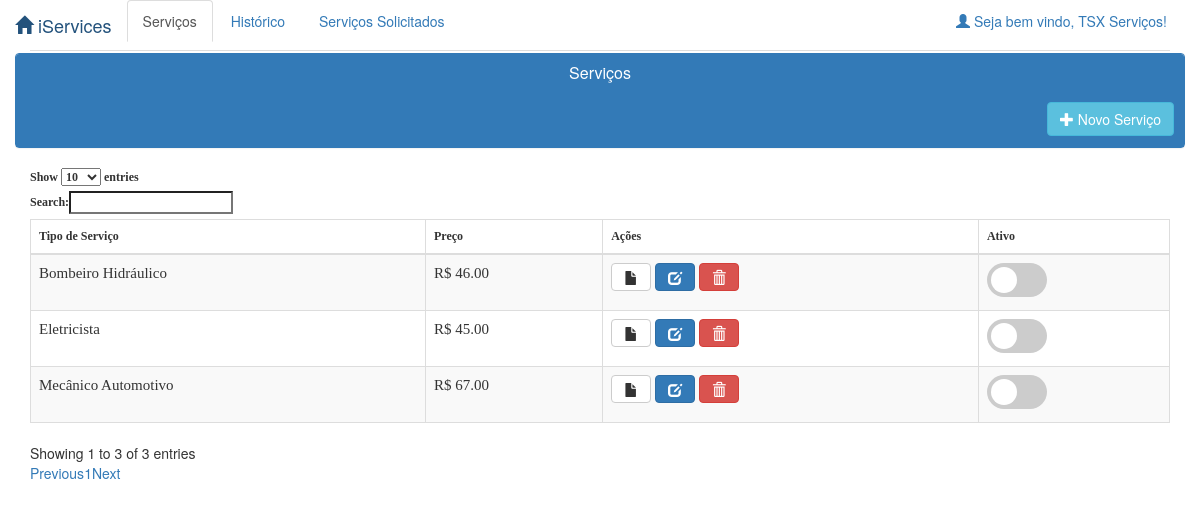
Screenshot of /pages/cliente.php (signed in) with the database file from the repository.
### tables this page shows
CREATE TABLE `cliente` (
  `idCliente` int(11) NOT NULL,
  `nome` varchar(255) NOT NULL,
  `cnpj` varchar(255) NOT NULL,
  `senha` varchar(255) NOT NULL,
  `confirmasenha` varchar(255) NOT NULL,
  `logradouro` varchar(255) NOT NULL,
  `numero` varchar(255) NOT NULL,
  `complemento` varchar(255) NOT NULL,
  `bairro` varchar(255) NOT NULL,
  `cidade` varchar(255) NOT NULL,
  `estado` varchar(255) NOT NULL,
  `cep` varchar(255) NOT NULL,
  `telefone` varchar(255) NOT NULL,
  `latitude` varchar(255) NOT NULL,
  `longitude` varchar(255) NOT NULL,
  `avaliacao` int(255) NOT NULL
);

CREATE TABLE `servico` (
  `idServico` int(11) NOT NULL,
  `tiposervico` varchar(255) NOT NULL,
  `valor` decimal(5,2) NOT NULL,
  `descricao` varchar(255) NOT NULL,
  `horarioInicial` varchar(255) DEFAULT NULL,
  `horarioFinal` varchar(255) DEFAULT NULL,
  `diaInicial` varchar(255) DEFAULT NULL,
  `diaFinal` varchar(255) DEFAULT NULL,
  `checkClicado` int(1) DEFAULT NULL,
  `ativo` int(1) NOT NULL,
  `idcliente` int(11) NOT NULL
);

### functions/funcoes.php (called while the page is built, shortened)
<?php
	function carregaServico($conexao) {
	$servicos = array();
	$idCliente = $_SESSION['idCliente'];
	$sql = mysqli_query($conexao, "SELECT idServico, tiposervico, valor, descricao, horarioInicial, horarioFinal, diaInicial, diaFinal, checkClicado, REPLACE(ativo, '1', 'checked') AS ativo FROM servico WHERE idcliente = '{$idCliente}'");
	while ($recebe = mysqli_fetch_array($sql)) {
		array_push($servicos, $recebe);
	}
	return $servicos;
	}
?>
<?php
	function recebeNomeCliente($conexao){
				$idCliente = $_SESSION['idCliente'];
				$sql = mysqli_query($conexao, "SELECT nome FROM cliente WHERE idCliente = '{$idCliente}' ");
				$recebendoNome = mysqli_fetch_row($sql);
				$recebeu = $recebendoNome[0];
				return $recebeu;
	}
?>

### pages/cliente.php (the view, shortened to what this page needs)
<?php
   include("C:XAMPP/htdocs/iservices/functions/funcoes.php");
   $recebeu = recebeNomeCliente($conexao);
   ?>
    <!DOCTYPE html">
    <html lang="pt-BR">
    <head>
        <link rel="stylesheet" href="/iservices/bootstrap/css/bootstrap.min.css" />
        <link rel="stylesheet" type="text/css" href="/iservices/css/switch.css">
        <link rel="stylesheet" type="text/css" href="/iservices/css/estilo.css">
        <link href="https://fortawesome.github.io/Font-Awesome/assets/font-awesome/css/font-awesome.css" rel="stylesheet">
    </head>
    <body>
        <div class="navbar-header">
            <a href="localhost:8080/iservices/pages/index.php" target="_blank" class="navbar-brand">
                <i class="glyphicon glyphicon-home"></i>&nbspiServices
           </a>
        </div>
        <div class="container">
            <ul class="nav nav-tabs">
                <li role="presentation" class="active"><a href="#cadastro" arial-controls="cadastro" data-toggle="tab" role="tab">Serviços</a></li>
                <li role="presentation"><a href="#historico" arial-controls="historico" data-toggle="tab" role="tab">Histórico</a></li>
                <li role="presentation"><a href="#servicoSolicitado" arial-controls="servicoSolicitado" data-toggle="tab" role="tab">Serviços Solicitados</a></li>
                <li class="navbar-right"><a href="" id="dropdownLink" data-toggle="dropdown" aria-haspopup="true" aria-expanded="false">
                <i class="glyphicon glyphicon-user"></i>&nbspSeja bem vindo, <?=$recebeu;?>!</a>
                </li>
            </ul>
        </div>
        <div class="tab-content">
            <div role="tabpanel" class="tab-pane active" id="cadastro">
                <div class="container" style="margin-top:2px;">
                    <div class="row">
                        <div class="panel panel-primary panel-table animated slideInDown">
                            <div class="panel-heading " style="padding:10px;">
                                <div class="row">
                                    <div class="col col-xs-12 text-center">
                                        <h1 class="panel-title">Serviços</h1>
                                        <a href="" class="btn btn-info pull-right h1" data-toggle="modal" data-target="#modalCadastro">
                                             <i class="glyphicon glyphicon-plus"></i>&nbspNovo Serviço
                                       </a>
                                    </div>
                                </div>
                            </div>
                        </div>
                    </div>
                    <div id="list" class="row">
                        <div class="table-responsive col-md-12">
                            <table class="table table-striped table-bordered table-list" cellspacing="0" cellpadding="0" id="tab-servicos">
                                <thead>
                                    <tr>
                                        <th>Tipo de Serviço</th>
                                        <th>Preço</th>
                                        <th class="actions">Ações</th>
                                        <th>Ativo</th>
                                    </tr>
                                </thead>
                                <tbody>
                                    <?php
                                          $servicos = carregaServico($conexao);
                                          foreach ($servicos as $recebe) {
                                    ?>
                                        <tr>
                                            <td>
                                                <?=$recebe['tiposervico'];?>
                                            </td>
                                            <td>R$
                                                <?=$recebe['valor'];?>
                                            </td>
                                            <td class="actions">
                                                <a href="" class="visualizar-servico btn btn-default" data-toggle="modal" data-id="<?=$recebe['idServico'];?>" data-tipo="<?=$recebe['tiposervico'];?>" data-valor="<?=$recebe['valor'];?>" data-descricao="<?=$recebe['descricao'];?>" data-horarioinicial="<?=$recebe['horarioInicial'];?>" data-horariofinal="<?=$recebe['horarioFinal'];?>" data-diainicial="<?=$recebe['diaInicial'];?>" data-diafinal="<?=$recebe['diaFinal'];?>" data-check="<?=$recebe['checkClicado'];?>"><i class="glyphicon glyphicon-file" ></i></a>
                                                <a href="" class="editar-servico btn btn-primary" data-toggle="modal" data-id="<?=$recebe['idServico'];?>" data-tipo="<?=$recebe['tiposervico'];?>" data-valor="<?=$recebe['valor'];?>" data-descricao="<?=$recebe['descricao'];?>" data-horarioinicial="<?=$recebe['horarioInicial'];?>" data-horariofinal="<?=$recebe['horarioFinal'];?>" data-diainicial="<?=$recebe['diaInicial'];?>" data-diafinal="<?=$recebe['diaFinal'];?>" data-check="<?=$recebe['checkClicado'];?>"><i class="glyphicon glyphicon-edit" ></i></a>
                                                <a href="" data-name="<?=$recebe['tiposervico'];?>" data-id="<?=$recebe['idServico'];?>" class="btn-excluir btn btn-danger" data-toggle="modal"><i class="glyphicon glyphicon-trash" ></i></a>
                                            </td>
                                            <td>
                                                <label class="switch">
                                                   <span class="slider round"></span>
                                                </label>
                                            </td>
                                        </tr>
                                        <?php } ?>
                                </tbody>
                            </table>
                        </div>
                    </div>
                </div>
            </div>
        </div>
        <link rel="stylesheet" href="https://maxcdn.bootstrapcdn.com/bootstrap/3.3.7/css/bootstrap.min.css">
        <link rel="stylesheet" type="text/css" href="https://cdn.datatables.net/1.10.16/css/dataTables.bootstrap.min.css">
    </body>
    </html>

### css/switch.css (style rules this page uses)
.switch { position: relative; display: inline-block; width: 60px; height: 34px; }
.slider { position: absolute; cursor: pointer; top: 0; left: 0; right: 0; bottom: 0; background-color: #ccc; -webkit-transition: .4s; transition: .4s; }
.slider:before { position: absolute; content: ""; height: 26px; width: 26px; left: 4px; bottom: 4px; background-color: white; -webkit-transition: .4s; transition: .4s; }
.slider.round { border-radius: 34px; }
.slider.round:before { border-radius: 50%; }

### css/estilo.css (style rules this page uses)
table thead tr th { font-family: tahoma; font-size: 12px; }
table tbody tr td { font-family: tahoma; font-size: 15px; }
* { box-sizing: border-box; }
.switch { position: relative; display: inline-block; width: 60px; height: 34px; }
.slider { position: absolute; cursor: pointer; top: 0; left: 0; right: 0; bottom: 0; background-color: #ccc; -webkit-transition: .4s; transition: .4s; }
.slider:before { position: absolute; content: ""; height: 26px; width: 26px; left: 4px; bottom: 4px; background-color: white; -webkit-transition: .4s; transition: .4s; }
.slider.round { border-radius: 34px; }
.slider.round:before { border-radius: 50%; }
label { font-family: tahoma; font-size: 12px; }

### rows the page displays
cliente: nome "TSX Serviços"
servico: tiposervico "Mecânico Automotivo", valor "67.00"
servico: tiposervico "Bombeiro Hidráulico", valor "46.00"
servico: tiposervico "Eletricista", valor "45.00"
